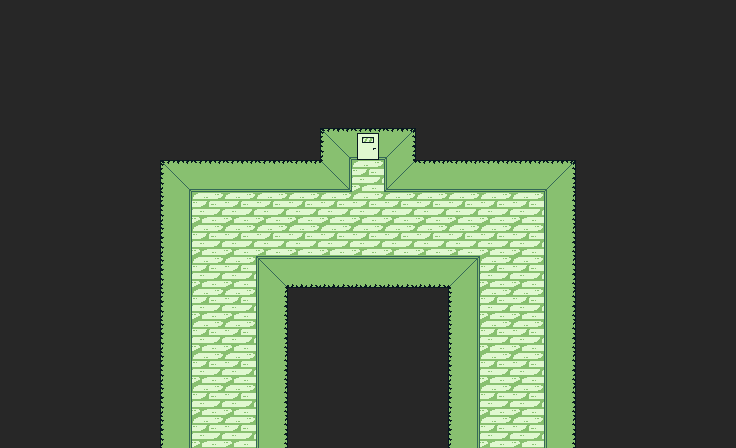

The image is a tile-based game level rendered from a .tmx file. Its description and complete source (layers, tilesets, objects, tile grids) follow:
An orthogonal 23x14 tile map with 32x32 px tiles, 1 tile layer (Vrstva dlaždic 1).

<map version="1.8" tiledversion="1.8.4" orientation="orthogonal" renderorder="right-down" width="23" height="14" tilewidth="32" tileheight="32" infinite="0" nextlayerid="2" nextobjectid="1">
 <tileset firstgid="1" source="../Zdi.tsx" />
 <layer id="1" name="Vrstva dlaždic 1" width="23" height="14">
  <data encoding="csv">
18,18,18,18,18,18,18,18,18,18,18,18,18,18,18,18,18,18,18,18,18,18,18,
18,18,18,18,18,18,18,18,18,18,18,18,18,18,18,18,18,18,18,18,18,18,18,
18,18,18,18,18,18,18,18,18,18,18,18,18,18,18,18,18,18,18,18,18,18,18,
18,18,18,18,18,18,18,18,18,18,18,18,18,18,18,18,18,18,18,18,18,18,18,
18,18,18,18,18,18,18,18,18,18,16,1,7,18,18,18,18,18,18,18,18,18,18,
18,18,18,18,18,16,6,6,6,6,17,5,8,6,6,6,6,7,18,18,18,18,18,
18,18,18,18,18,15,5,5,5,5,5,5,5,5,5,5,5,9,18,18,18,18,18,
18,18,18,18,18,15,5,5,5,5,5,5,5,5,5,5,5,9,18,18,18,18,18,
18,18,18,18,18,15,5,5,11,12,12,12,12,12,14,5,5,9,18,18,18,18,18,
18,18,18,18,18,15,5,5,9,18,18,18,18,18,15,5,5,9,18,18,18,18,18,
18,18,18,18,18,15,5,5,9,18,18,18,18,18,15,5,5,9,18,18,18,18,18,
18,18,18,18,18,15,5,5,9,18,18,18,18,18,15,5,5,9,18,18,18,18,18,
18,18,18,18,18,15,5,5,9,18,18,18,18,18,15,5,5,9,18,18,18,18,18,
18,18,18,18,18,15,5,5,9,18,18,18,18,18,15,5,5,9,18,18,18,18,18
</data>
 </layer>
</map>
